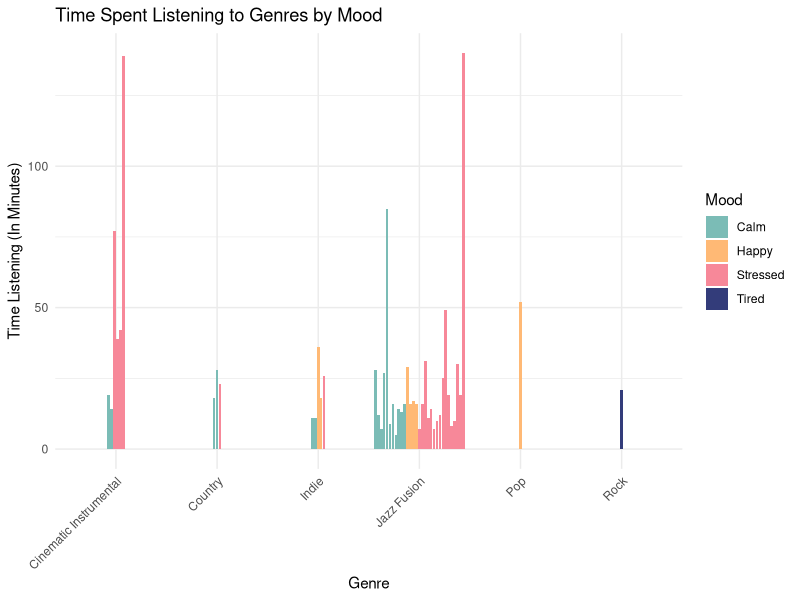

R code for this plot:
## ---- chunk 1
knitr::opts_chunk$set(echo = FALSE)
library(tidyverse)
library(dplyr)
musicdata <- read_csv("LIS407JuliaMoyer.csv") |>
  select(where(~ !all(is.na(.))))
## ---- chunk 2
ggplot(musicdata, aes(x = Genres, y = Duration, fill = Mood)) +
  geom_col(position = position_dodge2(preserve = "single"),
           stat = "summary",
           fun = sum) +
  labs(title = "Time Spent Listening to Genres by Mood",
       x = "Genre",
       y = "Time Listening (In Minutes)") +
  theme_minimal() +
  scale_fill_manual(values = c("Calm" = "#7bbcb6", "Happy" = "#FFB975", "Stressed" = "#F78899", "Tired" = "#333C7A")) +
theme(axis.text.x = element_text(angle = 45, hjust = 1)) + scale_y_continuous(breaks = seq(0, 500, by = 50))
